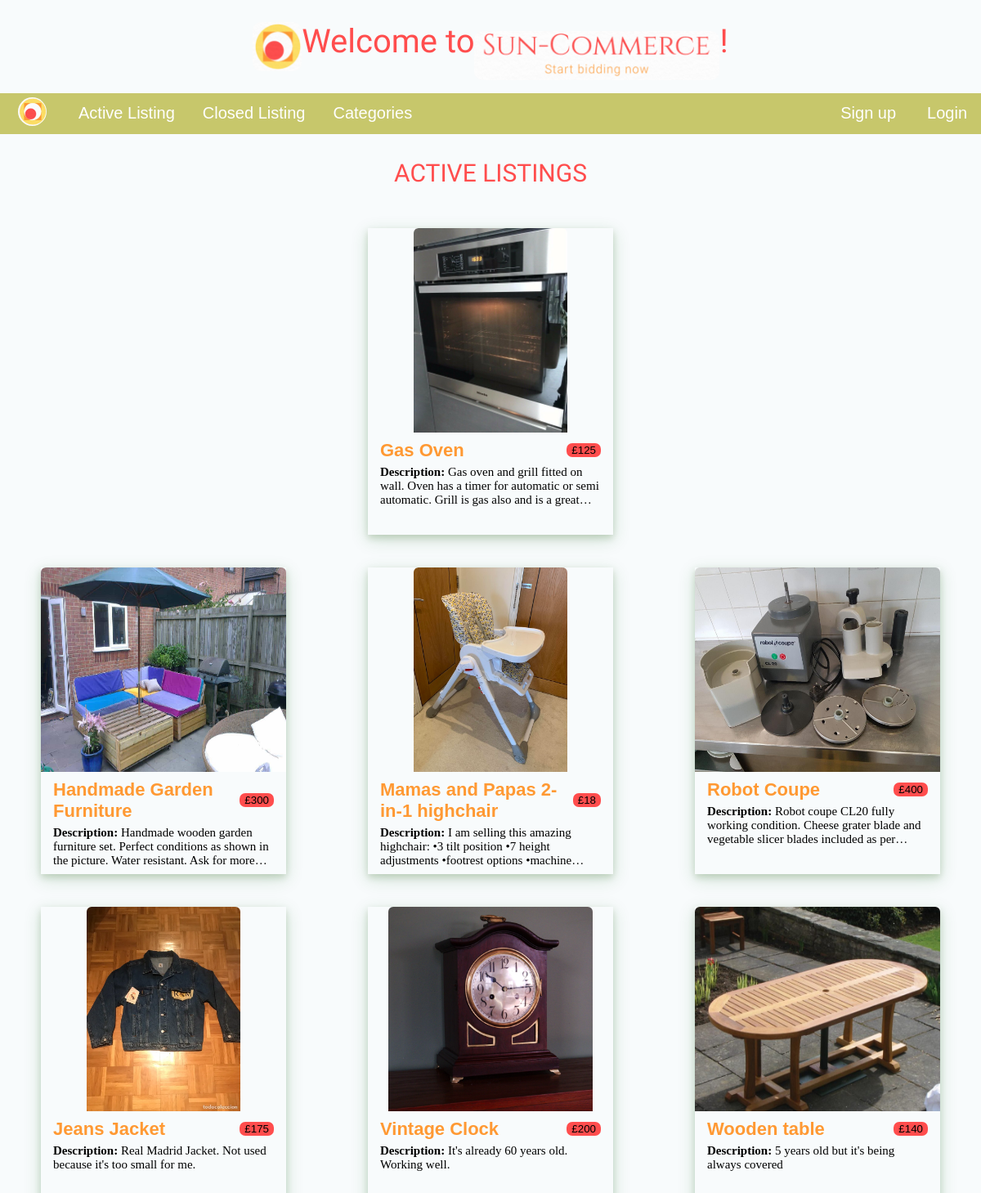
The page / on the database its author committed.
### auctions/models.py (models this page shows, shortened)
class Auction(models.Model):
   user = models.ForeignKey(User, on_delete=models.CASCADE, null=False)
   title = models.CharField(max_length=100, null=False)
   description = models.TextField(max_length=1000, null=False)
   initial_price = models.IntegerField(null=False)
   date = models.DateField(default=datetime.date.today)
   photo = models.ImageField(upload_to='pics/', null=True, blank=True)
   category = models.ForeignKey(Category, on_delete=models.SET_NULL, null=True, blank=True)
   active = models.BooleanField(default=True)
   last_bid = models.IntegerField(blank=True, null=True)

### auctions/views.py (the view)
# urls.py: path('', views.home, name='auctions-home'),
def home(request):
    data = {
        'auctions': Auction.objects.filter(active=True),
        'inactive_auctions': Auction.objects.filter(active=False)
    }
    return render(request, 'auctions/auctionsList.html', data)

### auctions/templates/auctions/auctionsList.html (shortened to what this page needs)
{% extends "auctions/layout.html" %}
{% load static %}
{% block content %}
{% if auctions %}
    <h3>ACTIVE LISTINGS</h3>
    <div class="auctions-wrapper">
        {% for auction in auctions %}
            <a href="{% url 'auctions-show' id=auction.id %}">
                <div class="auction-wrapper">
                    <div class="list-img-wrapper">
                        <img src="{{auction.photo.url}}" alt="image">
                    </div>
                    <div class="list-info-wrapper">
                        <div class="title-price">
                            <h2>{{auction.title}} </h2>
                            {% if auction.last_bid %}
                            <button> £{{auction.last_bid}}</button>
                            {% else %}
                            <button> £{{auction.initial_price}}</button>
                            {% endif %}
                        </div>
                        <p><span>Description: </span>{{auction.description}}</p>
                    </div>
                </div>
            </a>
        {% endfor %}
    </div>
{% endif %}
{% endblock content %}

### auctions/static/css/styles.css (style rules this page uses)
body { margin: 0; background-color: rgba(232, 244, 245, 0.275); }
h3 { text-align: center; font-size: 30px; font-family: 'Joan', serif; font-weight: lighter; color: #ff4d4d; }
div.auctions-wrapper { display: flex; flex-direction: row-reverse; flex-wrap: wrap-reverse; align-items: center; justify-content: space-around; }
div.auctions-wrapper a { text-decoration: none; color: black; }
div.auctions-wrapper a div.auction-wrapper { display: flex; flex-direction: column; align-items: center; justify-content: flex-start; height: 375px; width: 300px; box-shadow: 0 4px 8px 0 rgba(66, 108, 45, 0.2), 0 6px 20px 0 rgba(34, 109, 39, 0.19); margin: 20px; }
div.auctions-wrapper a div.auction-wrapper div.list-info-wrapper div.title-price { display: flex; align-items: center; justify-content: space-between; width: 270px; }
div.auctions-wrapper a div.auction-wrapper div.list-info-wrapper div.title-price h2 { display: flex; justify-content: space-between; align-items: center; color: #ff9933; font-size: 22px; font-family:'Franklin Gothic Medium', 'Arial Narrow', Arial, sans-serif; margin: 5px 0; }
div.auctions-wrapper a div.auction-wrapper div.list-info-wrapper div.title-price button { border: none; border-radius: 7px; background-color: #ff4d4d; align-self: left; margin-left: 10px; }
div.auctions-wrapper a div.auction-wrapper div.list-info-wrapper { display: flex; flex-direction: column; align-items: center; justify-content: space-between; padding: 0; margin: 0; font-size: 15px; }
div.auctions-wrapper a div.auction-wrapper div.list-img-wrapper img { height: 250px; max-width: 300px; margin: 0; border-radius: 6px 6px 0 0; }
div.auctions-wrapper a div.auction-wrapper div.list-info-wrapper p span { font-weight: bold; }
div.auctions-wrapper a div.auction-wrapper div.list-info-wrapper p { width: 90%; padding: 0px 10px; margin: 0; overflow: hidden; display: -webkit-box; -webkit-line-clamp: 3; -webkit-box-orient: vertical; }

### rows shown on the page
Auction: photo (picture), title "Wooden table", last_bid "140", description "5 years old but it's being always covered"
Auction: photo (picture), title "Vintage Clock", initial_price "200", description "It's already 60 years old. Working well."
Auction: photo (picture), title "Jeans Jacket", last_bid "175", description "Real Madrid Jacket. Not used because it's too small for me."
Auction: photo (picture), title "Robot Coupe", initial_price "400", description "Robot coupe CL20 fully working condition. Cheese grater blade and vegetable slicer blades included as…"
Auction: photo (picture), title "Mamas and Papas 2-in-1 highchair", initial_price "18", description "I am selling this amazing highchair: •3 tilt position •7 height adjustments •footrest options…"
Auction: photo (picture), title "Handmade Garden Furniture", initial_price "300", description "Handmade wooden garden furniture set. Perfect conditions as shown in the picture. Water resistant. Ask for…"
Auction: photo (picture), title "Gas Oven", last_bid "125", description "Gas oven and grill fitted on wall. Oven has a timer for automatic or semi automatic. Grill is gas also and is a…"
